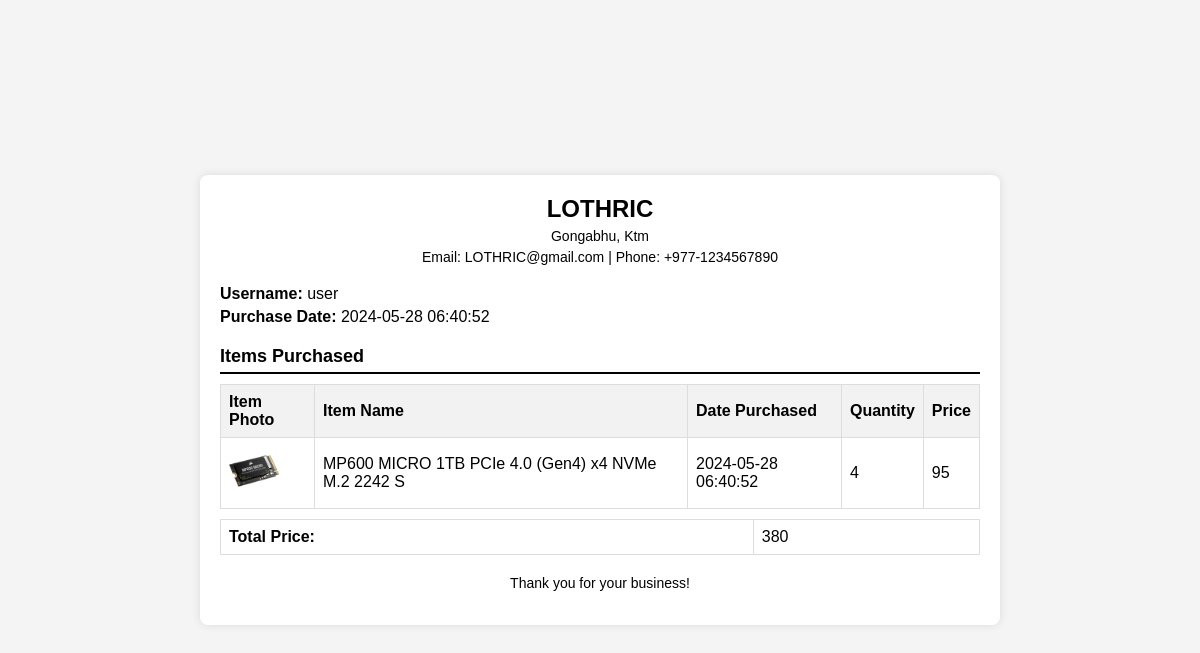
/bill.php?id=1, run on the app's committed database.
### tables this page shows
CREATE TABLE `purchases` (
  `id` int(11) NOT NULL,
  `username` varchar(1000) NOT NULL,
  `itemname` varchar(1000) NOT NULL,
  `photo` varchar(10000) NOT NULL,
  `price` int(11) NOT NULL,
  `quantity` int(11) NOT NULL,
  `Date` datetime NOT NULL DEFAULT current_timestamp()
);

### bill.php (the view, shortened to what this page needs)
<?php
include("dbconnect.php");
$id = $_GET['id'];
$q = "SELECT `id`, `username`, `itemname`, `Photo`, `price`, `quantity`, `Date` FROM `purchases` WHERE id = $id";
$result = mysqli_query($con, $q);
$row = mysqli_fetch_assoc($result);
$total_price = $row['price'] * $row['quantity'];
?>
<!DOCTYPE html>
<html lang="en">
<head>
</head>
<body>
    <div class="bill-container">
        <header>
            <h1>LOTHRIC</h1>
            <p>Gongabhu, Ktm</p>
            <p>Email: LOTHRIC@gmail.com | Phone: +977-1234567890</p>
        </header>
        <section class="customer-details">
            <p><strong>Username:</strong> <?php echo htmlspecialchars($row['username']); ?></p>
            <p><strong>Purchase Date:</strong> <?php echo htmlspecialchars($row['Date']); ?></p>
        </section>
        <section class="item-details">
            <h2>Items Purchased</h2>
            <table>
                <thead>
                    <tr>
                        <th>Item Photo</th>
                        <th>Item Name</th>
                        <th>Date Purchased</th>
                        <th>Quantity</th>
                        <th>Price</th>
                    </tr>
                </thead>
                <tbody>
                    <tr>
                        <td class="item-photo">
                            <a id="imageDownloadLink" href="productimages/<?php echo htmlspecialchars($row['Photo']); ?>" download>
                                <img src="productimages/<?php echo htmlspecialchars($row['Photo']); ?>" alt="<?php echo htmlspecialchars($row['itemname']); ?>">
                            </a>
                        </td>
                        <td><?php echo htmlspecialchars($row['itemname']); ?></td>
                        <td><?php echo htmlspecialchars($row['Date']); ?></td>
                        <td><?php echo htmlspecialchars($row['quantity']); ?></td>
                        <td><?php echo htmlspecialchars($row['price']); ?></td>
                    </tr>
                </tbody>
            </table>
            <table class="total-price">
                <tr>
                    <td><strong>Total Price:</strong></td>
                    <td><?php echo htmlspecialchars($total_price); ?></td>
                </tr>
            </table>
        </section>
        <footer>
            <p>Thank you for your business!</p>
        </footer>
    </div>
</body>
</html>

### bill.php (style rules this page uses)
body { font-family: Arial, sans-serif; background-color: #f4f4f4; display: flex; justify-content: center; align-items: center; height: 100vh; margin: 0; }
.bill-container { background-color: #fff; border-radius: 8px; box-shadow: 0 0 10px rgba(0, 0, 0, 0.1); padding: 20px; max-width: 800px; width: 100%; box-sizing: border-box; }
header { text-align: center; margin-bottom: 20px; }
header h1 { margin: 0; font-size: 24px; }
header p { margin: 5px 0; font-size: 14px; }
.customer-details, .item-details { margin-bottom: 20px; }
.customer-details h2, .item-details h2 { margin-bottom: 10px; font-size: 18px; border-bottom: 2px solid #000; padding-bottom: 5px; }
.customer-details p, .item-details p { margin: 5px 0; }
table { width: 100%; border-collapse: collapse; margin-top: 10px; }
table th, table td { border: 1px solid #ddd; padding: 8px; text-align: left; }
table th { background-color: #f2f2f2; }
table .item-photo img { width: 50px; height: 50px; object-fit: cover; }
footer { text-align: center; margin-top: 20px; font-size: 14px; }

### data on the page
purchases: username "user", Date "2024-05-28 06:40:52", photo (picture), itemname "MP600 MICRO 1TB PCIe 4.0 (Gen4) x4 NVMe M.2 2242 S", quantity "4", price "95", total_price "380"
